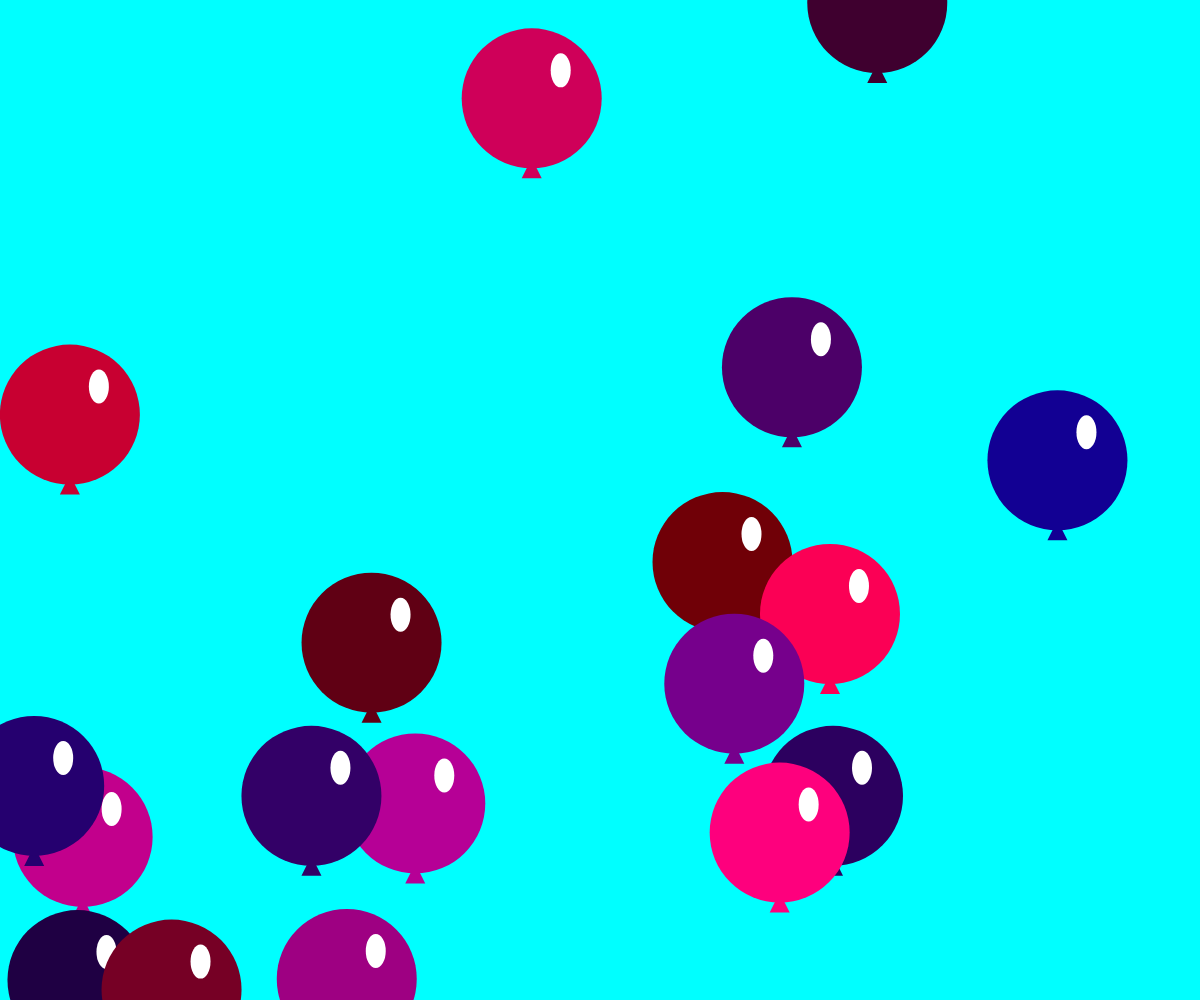
Frame 1 (no input)
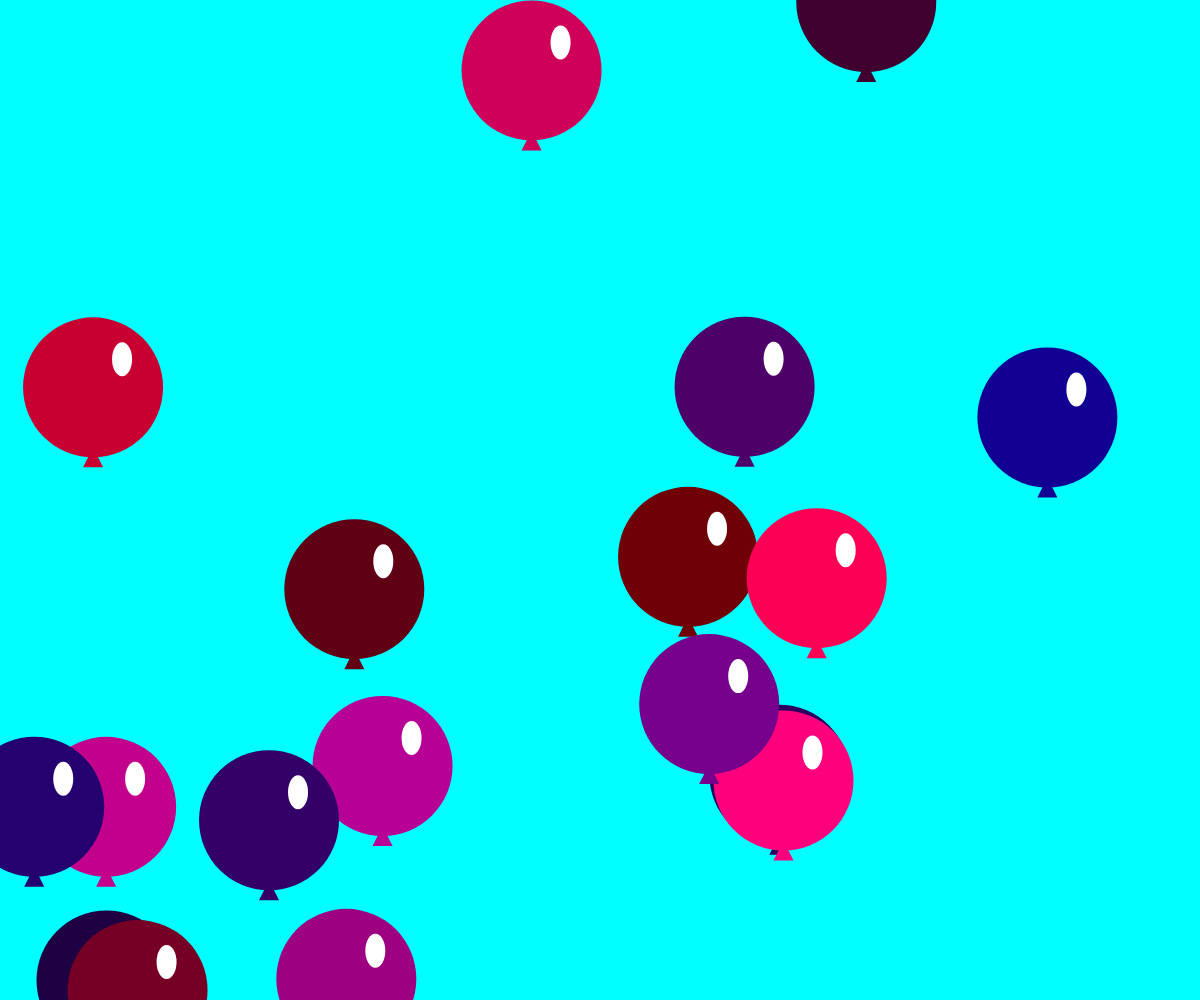
Frame 60 (no input)
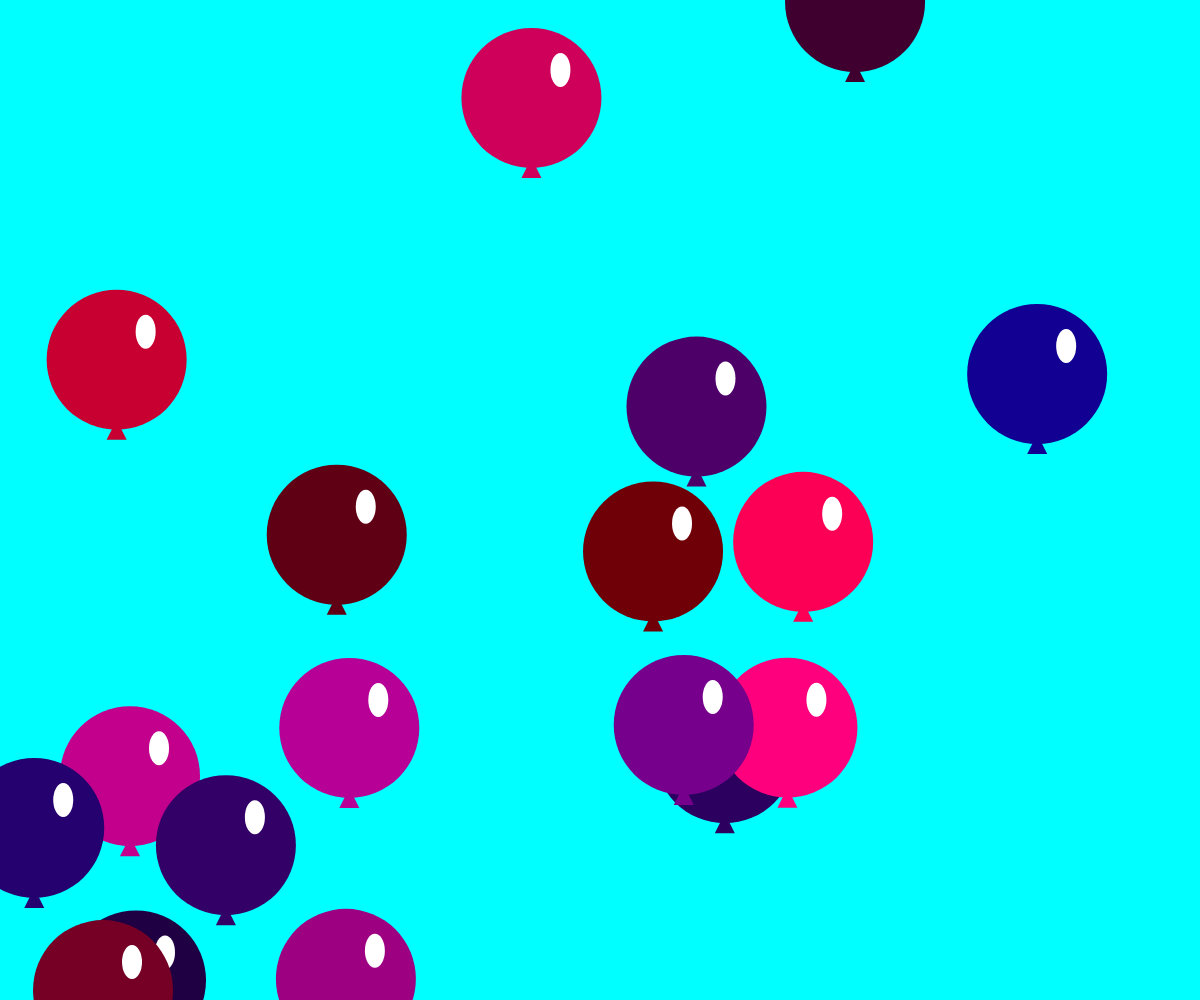
Frame 120 (the mouse pressed at the canvas centre since frame 60)

The p5.js sketch that drew these frames (run headless with seeded random() and noise() and a simulated clock; from frame 60 on, the mouse is pressed at the canvas centre):

// p5.js sketch
// ── sketch.js
let balloons = [];
let num_of_balloons = 18;

// Creating the setup function.
function setup () {
    createCanvas ( windowWidth, windowHeight );
    frameRate ( 50 );
    noCursor ();

    for ( let i = 0; i < num_of_balloons; i++ ) {
        balloons.push ( new Balloons() );
    }
}

// Creating the drawing function to draw out the background and the balloons.
function draw () {
    background ( 'cyan' );

    for ( var i = 0; i < balloons.length; i++ ) {
        balloons[i].frame();
    }
}



//////////////////////////////////////////////////
//      BALLOON CLASS DEFINITION
//////////////////////////////////////////////////



// Creating a class called, Balloons.
class Balloons {

    // Creating the constructor that will give the balloons their actions and characteristics.
    constructor () {

        this.color = color( random(255), random(0), random(200) );

        this.size = ( 80, 140 );

        this.rad = this.size / 2;

        this.loc_x = random ( width );
        this.loc_y = random ( height );

        this.move_x = random ( -1, 0.5 );
        this.move_y = random ( -1, 0.5 );

    }

    // Giving the sketch their assignments.
    frame () {
        this.display ();
        this.move ();
        this.edgeCheck ();
    }

    // Display function: displays the content on the screen.
    display () {

        // Balloon Sandbox
        push ();

        translate ( this.loc_x, this.loc_y );
        // Tie up thing on the bottom.
        noStroke ();
        fill ( this.color )
        triangle ( -10, 80, 0, 60, 10, 80 );
        // Balloon body.
        noStroke ();
        ellipse ( 0, 0, this.size );
        // Shining spot.
        noStroke ();
        fill ( 'white' );
        ellipse ( 29, -28, 20, 34 );


        pop ();
        //End of Balloon Sandbox

    }

    // Move function: moves the balloons all around the screen.
    move () {
        this.loc_x += this.move_x;
        this.loc_y += this.move_y;
    }

    // edgeCheck function: makes the balloons bounce off the walls when they come in contact with them.
    edgeCheck() {
        // Check if the balloons have hit the left and/ or right walls.
        if ( this.loc_x + this.rad >= width || this.loc_x - this.rad <= 0 ) {
            this.move_x *= -1;
          }
        // Check if the balloons have hit the top and/ or bottom walls.
        if ( this.loc_y + this.rad >= height || this.loc_y - this.rad <= 0 ) {
            this.move_y *= -1;
          }
      }
}
